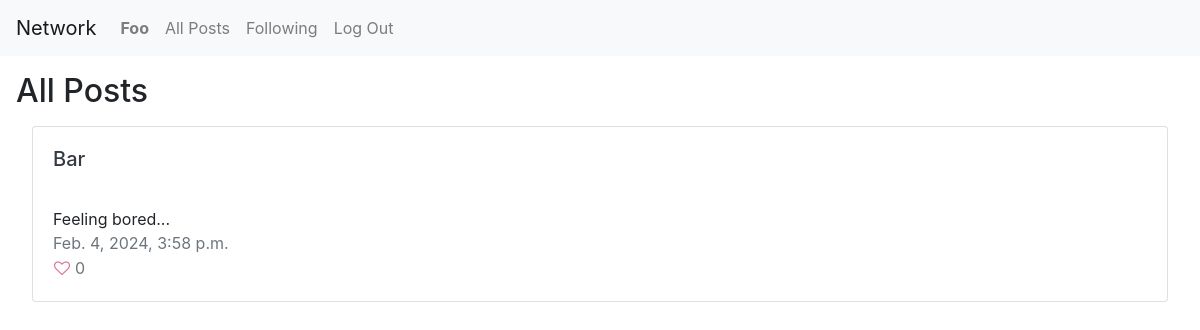
The app's page /following (signed in), older data.
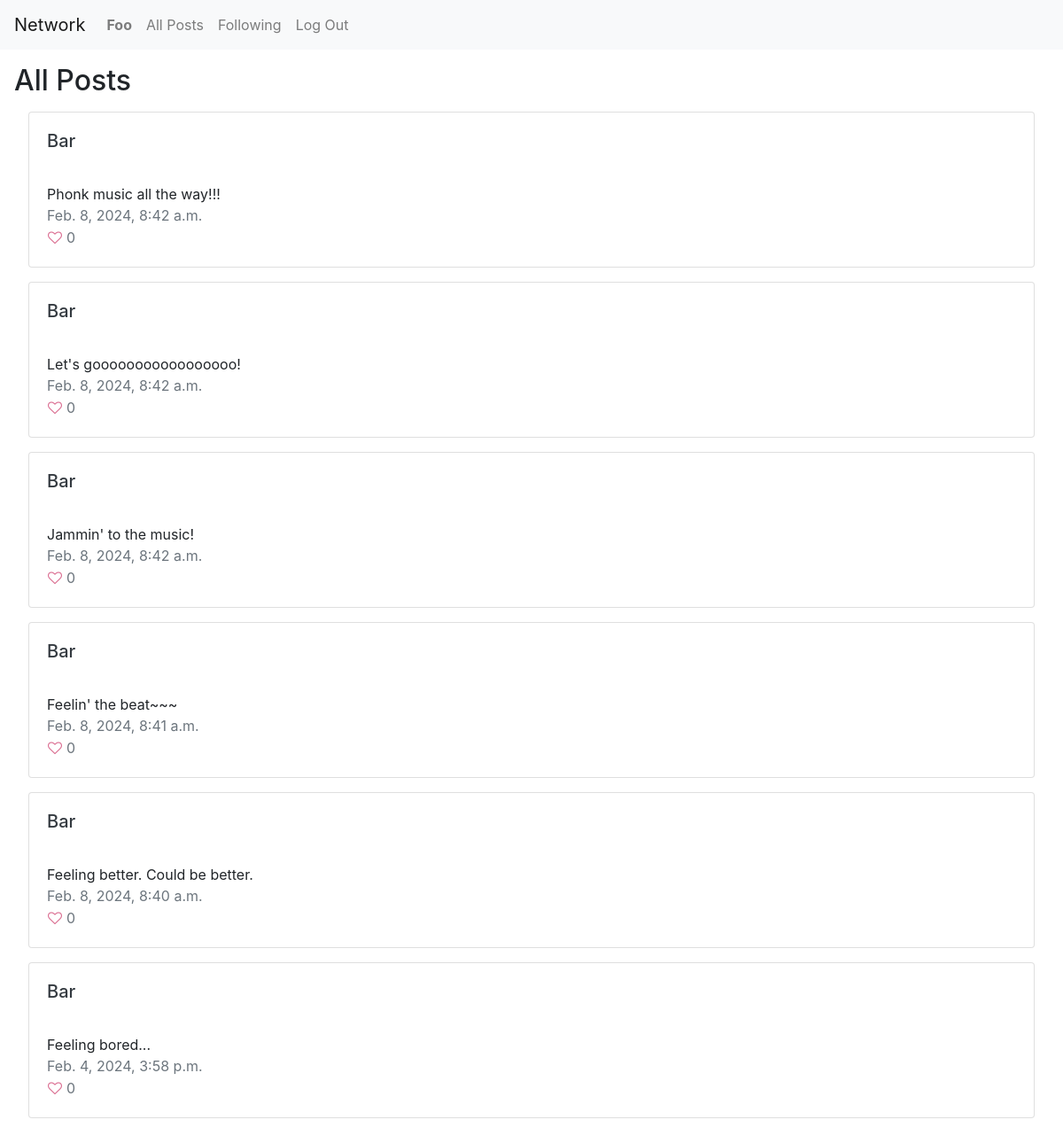
The same page, newer data.
### network/models.py (models this page shows, shortened)
class Post(models.Model):
    user = models.ForeignKey(User, on_delete=models.CASCADE)
    content = models.TextField()
    created_date = models.DateTimeField(auto_now_add=True)
    updated_date = models.DateTimeField(auto_now=True)
    likes = models.IntegerField(default=0)

class User(AbstractUser):
    pass

### network/views.py (the view)
# urls.py: path("following", views.view_following, name="following"),
@login_required
def view_following(request):
    followings = Follow.objects.filter(follower=request.user).values_list('following_id', flat=True)
    posts = Post.objects.filter(user__in=followings).order_by('-created_date')
    paginator = Paginator(posts, 10)
    page_number = request.GET.get('page')
    page_obj = paginator.get_page(page_number)
    return render(request, "network/following.html", {
        "pages": page_obj
    })

### network/templates/network/following.html
{% extends "network/layout.html" %}
{% block body %}
<div class="m-3">
    <h2> All Posts </h2>
      {% include "network/posts.html" %}
    </div>
{% endblock %}

### network/templates/network/posts.html (shortened to what this page needs)
{% load static %}
<div class="m-3">
    {% for post in pages %}
    <div class="card mb-3">
        <div class="card-body" id="post-{{ post.id }}">
            <a href="{% url 'profile' id=post.user.id %}">
                <h5 class="text-dark card-title">{{post.user.username}}</h5>
            </a>
            <br>
            <p style="margin: 0px; padding: 0px;">{{ post.content }}</p>
            <p class="text-secondary" style="margin: 0px; padding: 0px;">{{ post.created_date }}</p>
            <div class="d-flex align-items-center">
                <button class="btn btn-link p-0 like-post" data-post-id="{{ post.id }}">
                    <i id="like-{{ post.id }}" class="fa fa-heart-o" aria-hidden="true" style="color:palevioletred;"></i>
                </button>
                <p class="text-secondary mb-0 ml-1">{{ post.likes }}</p>
            </div>
        </div>
      </div>
      {% endfor %}
      <div class="pagination">
    </div>

Row changes from the older to the newer data that the page shows:
added Post: user.username "Bar", content "Phonk music all the way!!!", created_date "Feb. 8, 2024, 8:42 a.m.", likes "0"
added Post: user.username "Bar", content "Let's gooooooooooooooooo!", created_date "Feb. 8, 2024, 8:42 a.m.", likes "0"
added Post: user.username "Bar", content "Jammin' to the music!", created_date "Feb. 8, 2024, 8:42 a.m.", likes "0"
added Post: user.username "Bar", content "Feelin' the beat~~~", created_date "Feb. 8, 2024, 8:41 a.m.", likes "0"
added Post: user.username "Bar", content "Feeling better. Could be better.", created_date "Feb. 8, 2024, 8:40 a.m.", likes "0"
